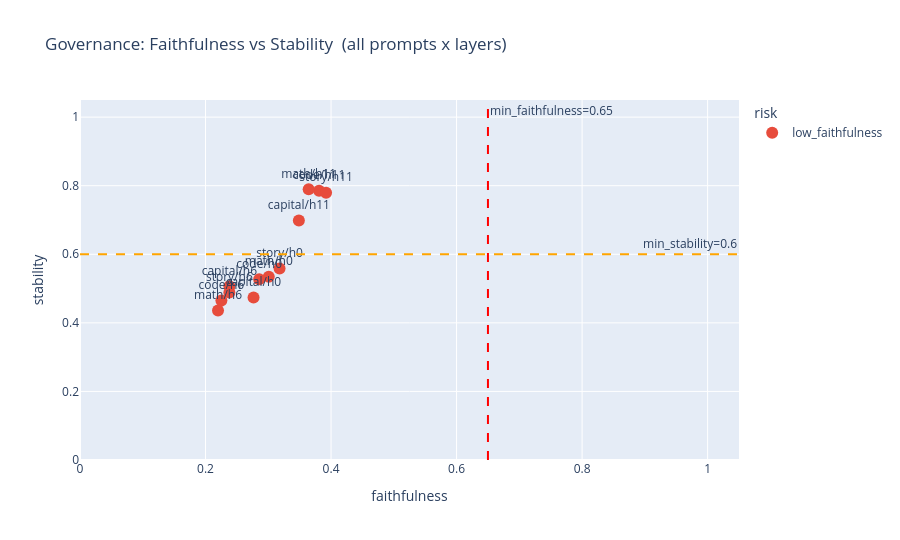

Here is the notebook cell this chart was saved with:
### Code cell
if not NNSIGHT_AVAILABLE:
    print('Skipping - nnsight not available')
else:
    rows = []
    for pkey, lp in product(PROMPTS, LAYERS):
        sc = results[pkey][lp].scorecard
        short_lp = lp.replace('transformer.h.', 'h')
        rows.append({
            'label': pkey + '/' + short_lp,
            'faithfulness': sc.faithfulness_score,
            'stability': sc.stability_score,
            'risk': sc.risk_flag,
        })

    fig = px.scatter(
        rows,
        x='faithfulness', y='stability',
        color='risk',
        text='label',
        color_discrete_map={
            'ok': '#27ae60',
            'low_faithfulness': '#e74c3c',
            'low_stability': '#f39c12',
        },
        title='Governance: Faithfulness vs Stability  (all prompts x layers)',
        height=540,
    )
    fig.update_traces(textposition='top center', marker=dict(size=12))

    cfg = GovernanceConfig()
    fig.add_hline(y=cfg.min_stability_score, line_dash='dash', line_color='orange',
                  annotation_text=f'min_stability={cfg.min_stability_score}')
    fig.add_vline(x=cfg.min_faithfulness_score, line_dash='dash', line_color='red',
                  annotation_text=f'min_faithfulness={cfg.min_faithfulness_score}')
    fig.update_layout(xaxis_range=[0, 1.05], yaxis_range=[0, 1.05])
    fig.show()

### Figure 1 — Plotly figure (JSON) as saved in the notebook; plotly's stock layout.template omitted (floating-point values rounded to 4 significant figures)
{"data": [{"hovertemplate": "risk=low_faithfulness<br>faithfulness=%{x}<br>stability=%{y}<br>label=%{text}<extra></extra>", "legendgroup": "low_faithfulness", "marker": {"color": "#e74c3c", "size": 12, "symbol": "circle"}, "mode": "markers+text", "name": "low_faithfulness", "orientation": "v", "showlegend": true, "text": ["capital/h0", "capital/h6", "capital/h11", "code/h0", "code/h6", "code/h11", "story/h0", "story/h6", "story/h11", "math/h0", "math/h6", "math/h11"], "textposition": "top center", "type": "scatter", "x": [0.2765, 0.2381, 0.3487, 0.2855, 0.2253, 0.3809, 0.318, 0.238, 0.3921, 0.3008, 0.2199, 0.3644], "xaxis": "x", "y": [0.4743, 0.5069, 0.6987, 0.527, 0.4655, 0.7855, 0.5585, 0.4889, 0.7798, 0.5343, 0.4361, 0.7899], "yaxis": "y"}], "layout": {"annotations": [{"showarrow": false, "text": "min_stability=0.6", "x": 1, "xanchor": "right", "xref": "x domain", "y": 0.6, "yanchor": "bottom", "yref": "y"}, {"showarrow": false, "text": "min_faithfulness=0.65", "x": 0.65, "xanchor": "left", "xref": "x", "y": 1, "yanchor": "top", "yref": "y domain"}], "height": 540, "legend": {"title": {"text": "risk"}, "tracegroupgap": 0}, "shapes": [{"line": {"color": "orange", "dash": "dash"}, "type": "line", "x0": 0, "x1": 1, "xref": "x domain", "y0": 0.6, "y1": 0.6, "yref": "y"}, {"line": {"color": "red", "dash": "dash"}, "type": "line", "x0": 0.65, "x1": 0.65, "xref": "x", "y0": 0, "y1": 1, "yref": "y domain"}], "title": {"text": "Governance: Faithfulness vs Stability  (all prompts x layers)"}, "xaxis": {"anchor": "y", "domain": [0.0, 1.0], "range": [0, 1.05], "title": {"text": "faithfulness"}}, "yaxis": {"anchor": "x", "domain": [0.0, 1.0], "range": [0, 1.05], "title": {"text": "stability"}}}}
